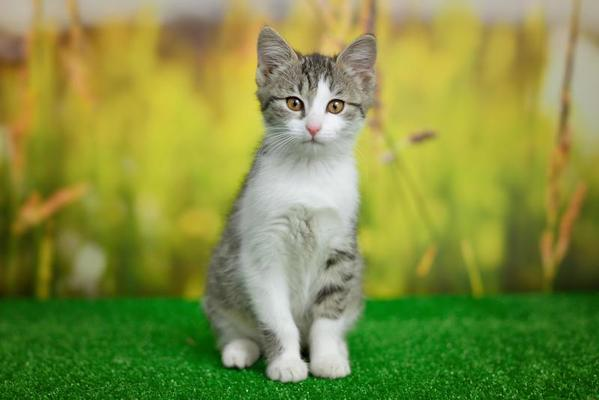
#> input picture Photos/cat2.jpg, 599 x 400 px, found by its file name
$ python basic.py
#> lines starting #> are read from the running program, lines starting #| are printed output that depends on the picture; after the words box and inside, x2 and y2 are one past the last pixel; in counts of white or black regions, pixels touching at a corner belong together
import cv2 as cv

img=cv.imread("Photos/cat2.jpg")
#> img is the input picture: shape (400, 599, 3); mean B, G, R 66, 142.6, 129.7
cv.imshow("Cat 2",img)

#Converting an image to Greyscale
grayscale=cv.cvtColor(img,cv.COLOR_BGR2GRAY)
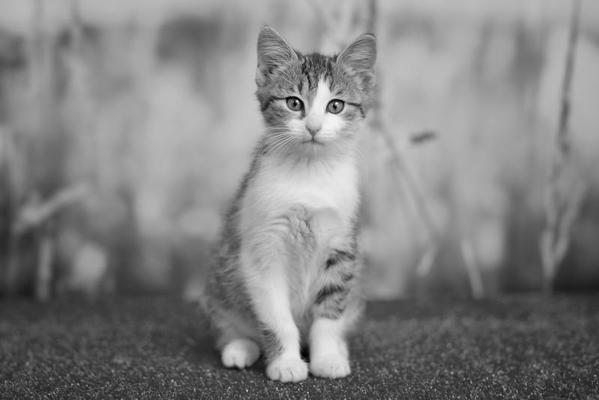
#> grayscale: shape (400, 599); min 0, max 250, mean 130
cv.imshow("Grayscale",grayscale)

#Blurring an image:Reducing unnecessary noise in the image caused by bad lighting, bad camera sensor,etc
blurImg=cv.GaussianBlur(img,(9,9),cv.BORDER_DEFAULT)
cv.imshow('Blurred Image',blurImg)

#Edge Cascade:Finding the edges that are present in the image
canny=cv.Canny(img,125,175)
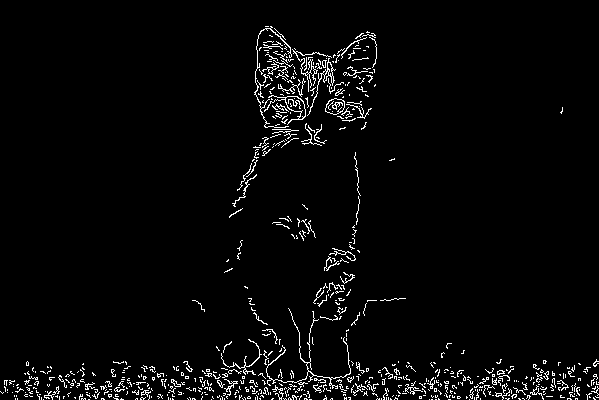
#> canny: shape (400, 599); 3.2% white in thin lines or dots
cv.imshow('Canny',canny)

#Dilating the image
dilated=cv.dilate(canny,(3,3),iterations=1)
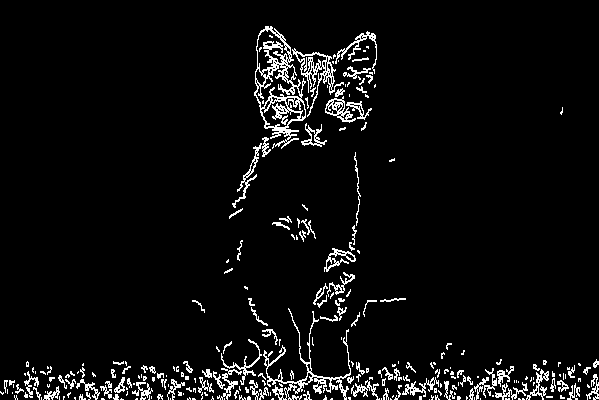
#> dilated: shape (400, 599); 5.2% white in thin lines or dots
cv.imshow("Dilated Image",dilated)

#Eroding
eroded=cv.erode(dilated,(3,3),iterations=1)
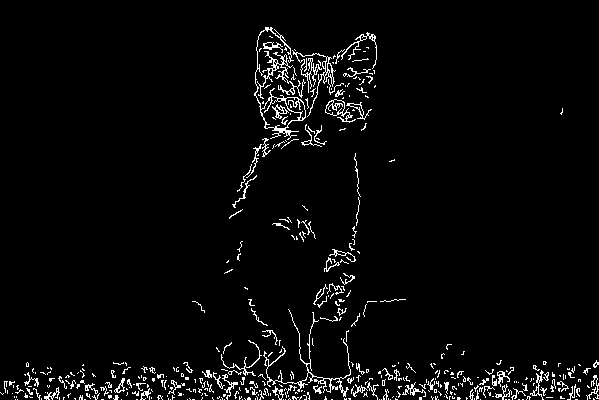
#> eroded: shape (400, 599); 3.6% white in thin lines or dots
cv.imshow("Eroded Image",eroded)

#Resizing:Reducing image size
reduced=cv.resize(img,(250,250),interpolation=cv.INTER_AREA)
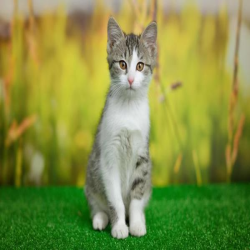
#> reduced: shape (250, 250, 3); mean B, G, R 66, 142.6, 129.7
cv.imshow("Reduced Size",reduced)
#cv.INTER_AREA for reducing image size

#Resizing an image:Increasing the size
increased=cv.resize(img,(750,750),interpolation=cv.INTER_CUBIC)
cv.imshow("Increased Size",increased)
#INTER_CUBIC and INTER_LINEAR for increasing size
#INTER_CUBIC is slow but image of best quality

#Cropping"Considering that images are arrays
cropped=img[50:100,0:250]
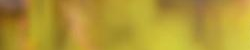
#> cropped: shape (50, 250, 3); mean B, G, R 51.6, 151.1, 177.8
cv.imshow("Cropped",cropped)

cv.waitKey(0)

$ run again, with Photos/dog1.jpg copied over Photos/cat2.jpg
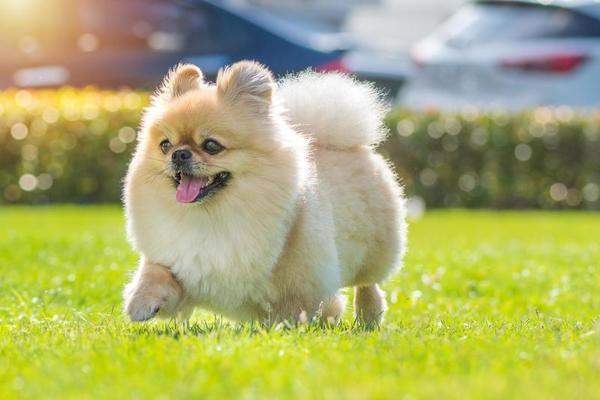
#> input picture Photos/dog1.jpg, 600 x 400 px, found by its file name
#> img is the input picture: shape (400, 600, 3); mean B, G, R 109.2, 173.4, 170.6
#> `canny=cv.Canny(img,125,175)`:
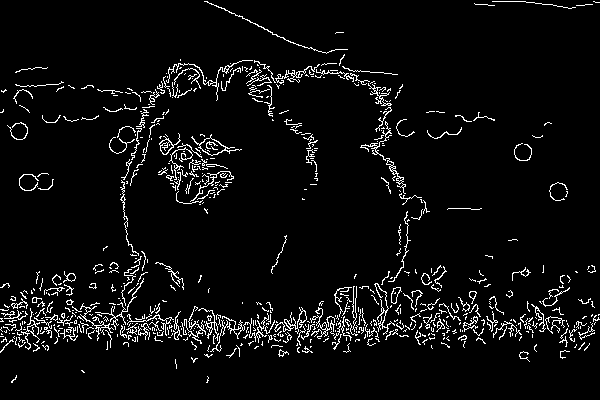
#> canny: shape (400, 600); 5.2% white in thin lines or dots
#> dilated: shape (400, 600); 8.2% white in thin lines or dots
#> eroded: shape (400, 600); 5.6% white in thin lines or dots
#> `cropped=img[50:100,0:250]`:
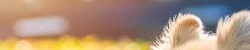
#> cropped: shape (50, 250, 3); mean B, G, R 122.6, 144.3, 170.8
